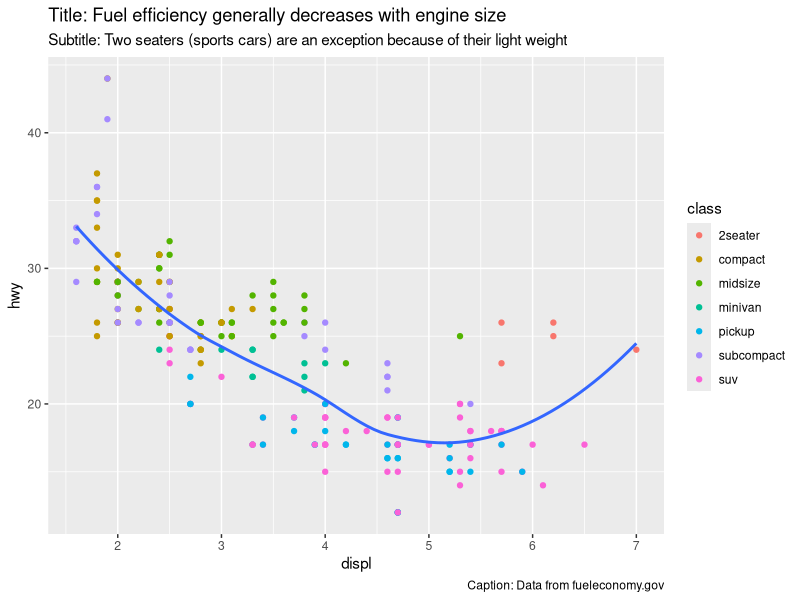
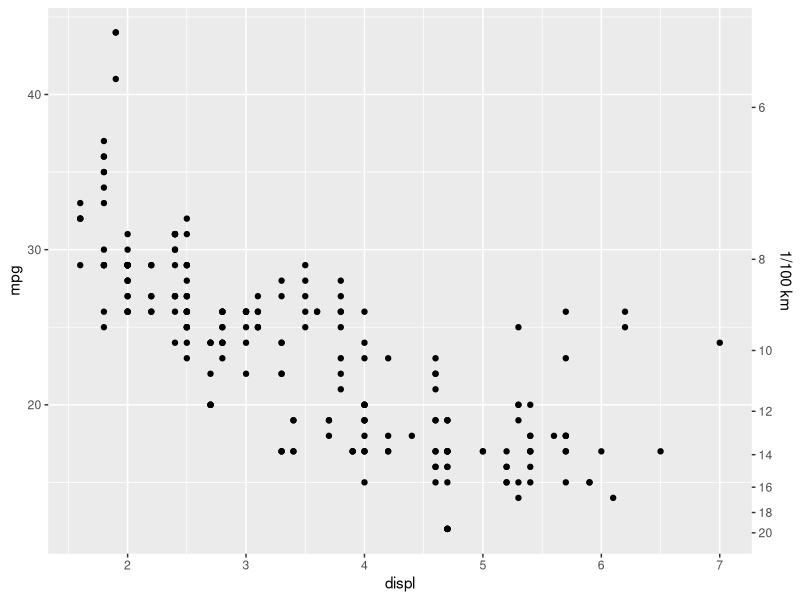

Reproduce these figures in R, in order.
library("ggplot2")

#Example 1 - Labelling plots with the labs() function

ggplot(mpg, aes(displ, hwy))+
  geom_point(aes(color = class))+
  geom_smooth(se = FALSE, method = "loess")+
  labs(
    title = "Title: Fuel efficiency generally decreases with engine size",
    subtitle = "Subtitle: Two seaters (sports cars) are an exception because of their light weight",
    caption = "Caption: Data from fueleconomy.gov"
  )

#Example 2 - Secondary Axis

ggplot (mpg, aes(displ, hwy)) +
  geom_point() +
  scale_y_continuous(
    "mpg",
    sec.axis = sec_axis(
      ~ 235 / .,
      name = "1/100 km",
      breaks=seq(2,20, by = 2)
    )
  )